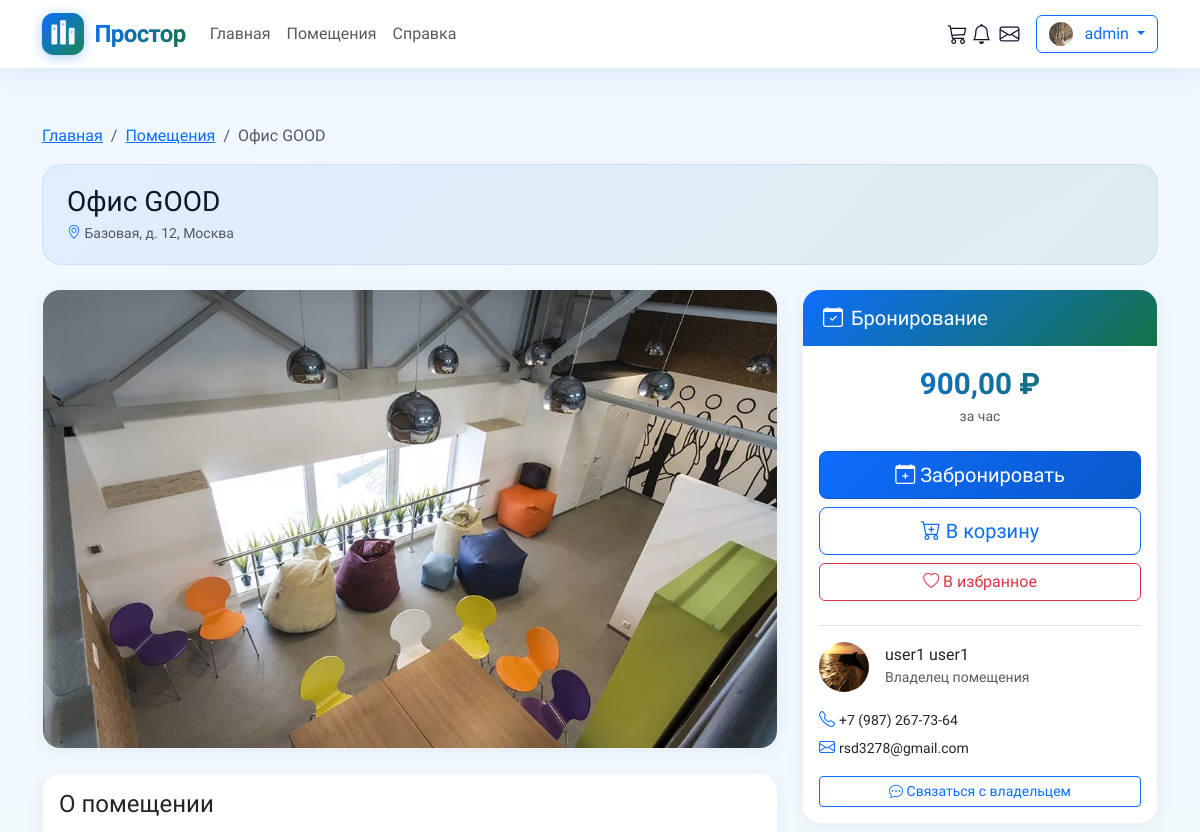
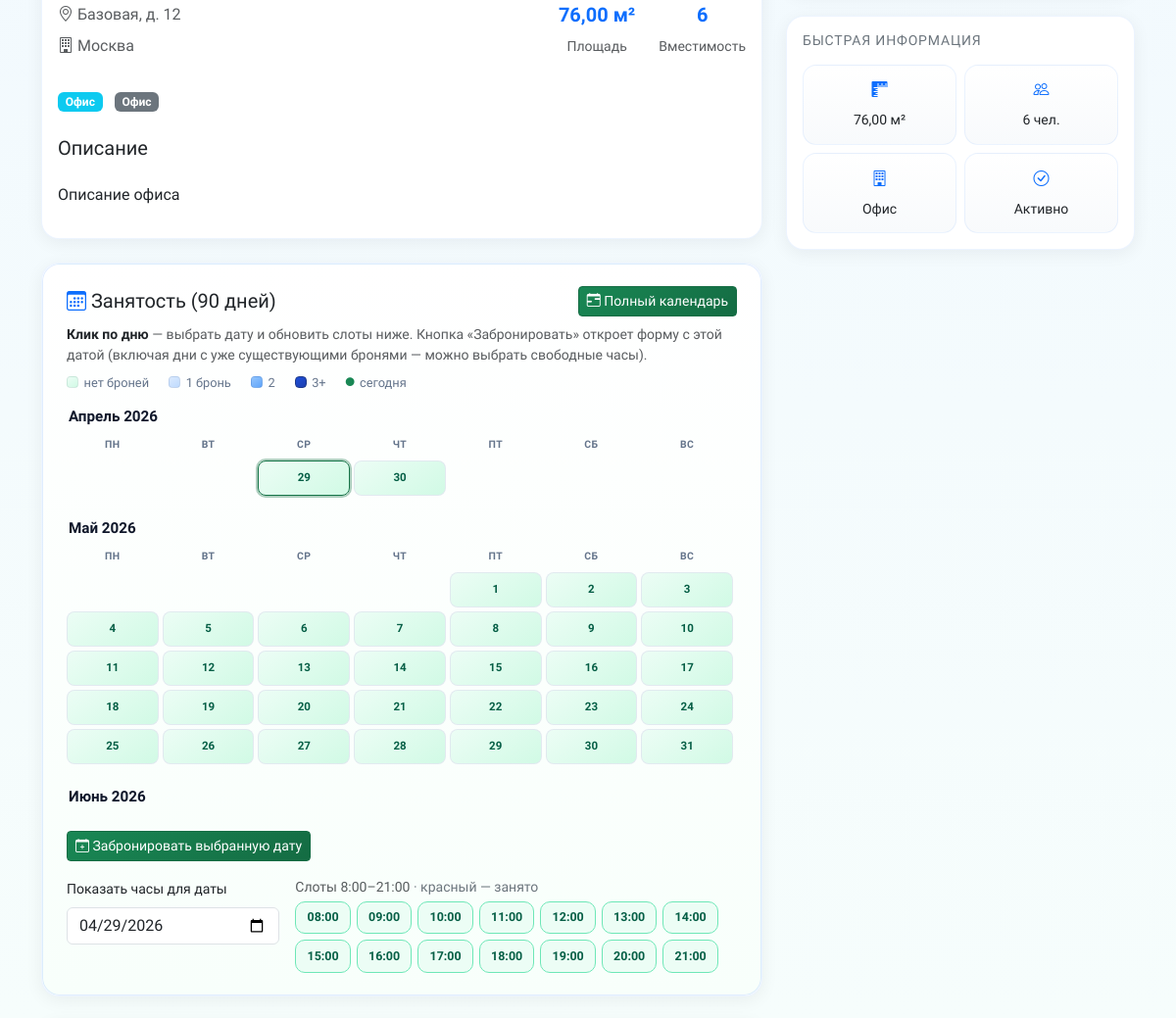
The page /properties/good-f2dbf7d2/ (signed in, upper part) on the database as committed earlier (2 pictures, top to bottom).
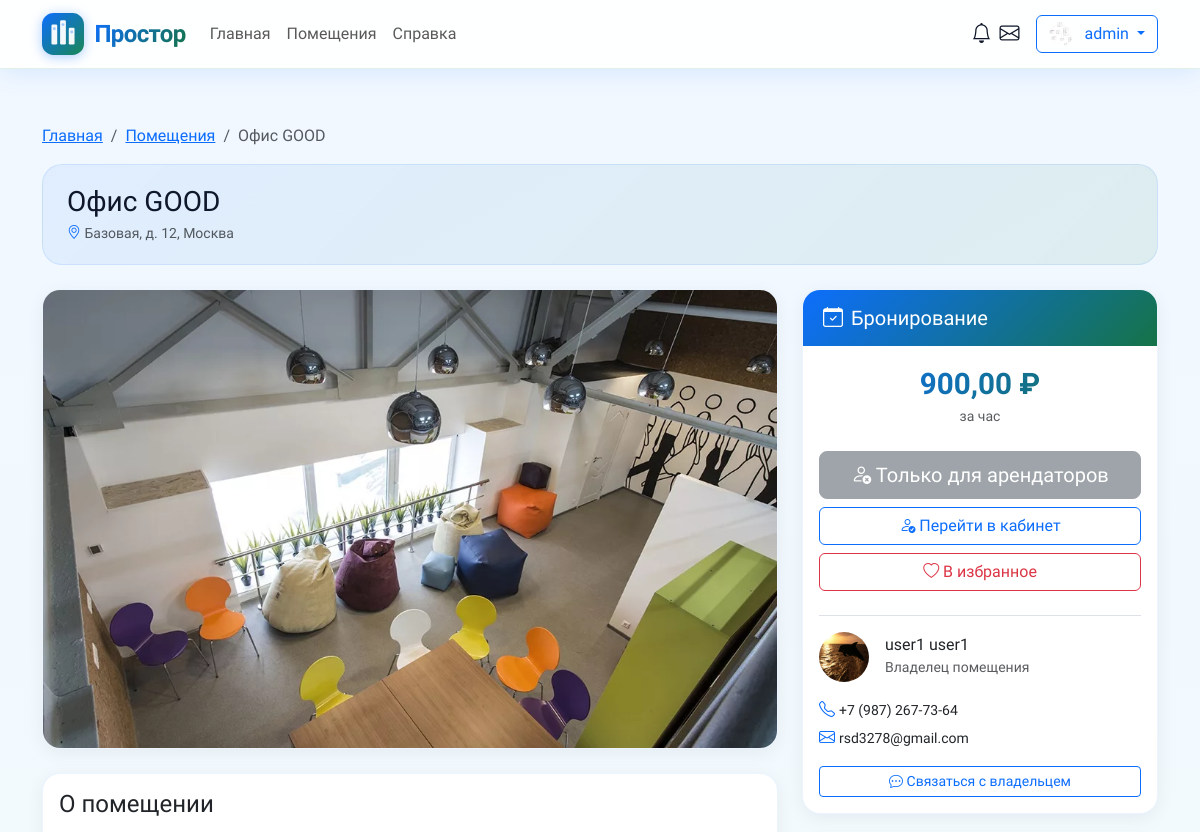
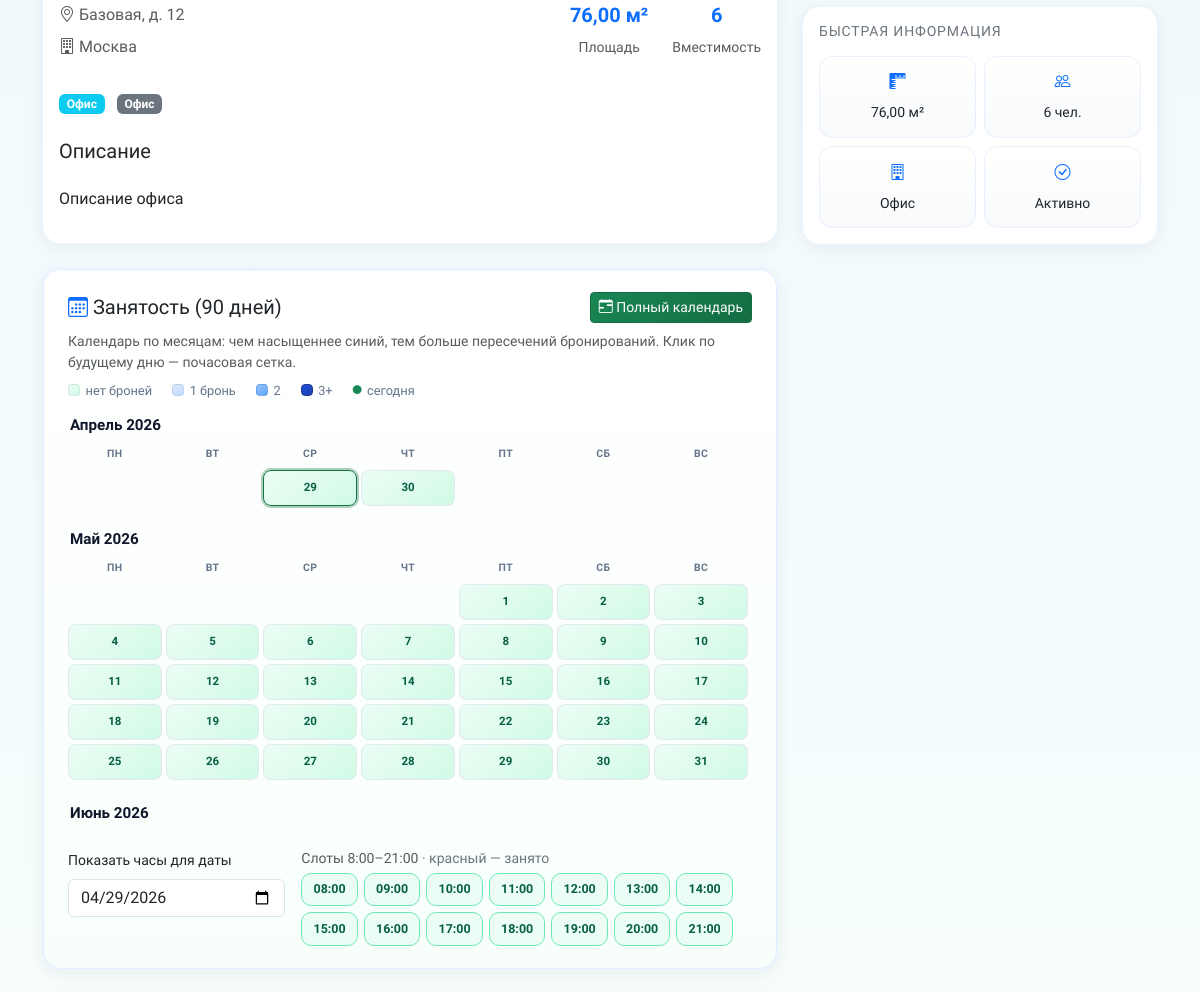
The same page on the database as committed later (2 pictures, top to bottom).
### core/models.py (models this page shows, shortened)
class User(AbstractUser):
    USER_TYPE_CHOICES = [
        ('tenant', 'Арендатор'),
        ('landlord', 'Арендодатель'),
        ('admin', 'Администратор'),
    ]
    user_type = models.CharField(
        max_length=20,
        choices=USER_TYPE_CHOICES,
        default='tenant',
        verbose_name='Тип пользователя'
    )
    avatar = models.ImageField(
        upload_to='avatars/',
        null=True,
        blank=True,
        verbose_name='Аватар'
    )
    phone = models.CharField(
        max_length=20,
        blank=True,
        null=True,
        verbose_name='Телефон'
    )
    company_name = models.CharField(
        max_length=100,
        blank=True,
        null=True,
        verbose_name='Название компании'
    )
    email_verified = models.BooleanField(
        default=False,
        verbose_name='Email подтвержден'
    )
    phone_verified = models.BooleanField(
        default=False,
        verbose_name='Телефон подтвержден'
    )
    class Meta:
        verbose_name = 'Пользователь'
        verbose_name_plural = 'Пользователи'

### core/views.py (the view)
# urls.py: path('properties/<slug:slug>/', views.property_detail, name='property_detail'),
def property_detail(request, slug):
    property_obj = get_object_or_404(
        Property.objects.select_related('landlord', 'category')
        .prefetch_related('amenities', 'images'),
        slug=slug,
        status='active'
    )
    Property.objects.filter(pk=property_obj.pk).update(views_count=F('views_count') + 1)
    property_obj.refresh_from_db()
    rid = property_obj.id
    visited = request.session.get('recently_viewed_properties', [])
    if not isinstance(visited, list):
        visited = []
    if rid in visited:
        visited.remove(rid)
    visited.insert(0, rid)
    request.session['recently_viewed_properties'] = visited[:15]
    reviews = Review.objects.filter(
        property=property_obj,
        status='approved'
    ).select_related('user').order_by('-created_at')
    reviews_paginator = Paginator(reviews, 5)
    reviews_page = request.GET.get('reviews_page')
    reviews_page_obj = reviews_paginator.get_page(reviews_page)
    is_favorite = False
    if request.user.is_authenticated:
        is_favorite = Favorite.objects.filter(
            user=request.user,
            property=property_obj
        ).exists()
    in_cart = False
    if request.user.is_authenticated:
        in_cart = Cart.objects.filter(
            user=request.user,
            property=property_obj
        ).exists()
    today = timezone.now().date()
    occupancy_days, hourly_by_date, _ = build_property_occupancy(property_obj, today, 90)
    occupancy_month_blocks = occupancy_days_to_month_blocks(occupancy_days)
    similar_properties = Property.objects.filter(
        status='active',
        property_type=property_obj.property_type,
        city=property_obj.city
    ).exclude(id=property_obj.id).select_related('landlord')[:5]
    context = {
        'property': property_obj,
        'reviews': reviews_page_obj,
        'is_favorite': is_favorite,
        'in_cart': in_cart,
        'occupancy_days': occupancy_days,
        'occupancy_month_blocks': occupancy_month_blocks,
        'hourly_occupancy_json': json.dumps(hourly_by_date),
        'similar_properties': similar_properties,
        'today': today.strftime('%Y-%m-%d'),
        'title': property_obj.title
    }
    return render(request, 'core/property_detail.html', context)

### core/context_processors.py (called while the page is built)
def tenant_cart(request):
    if request.user.is_authenticated and getattr(request.user, 'user_type', None) == 'tenant':
        return {'cart_items_count': Cart.objects.filter(user=request.user).count()}
    return {'cart_items_count': 0}

def notifications_context(request):
    if request.user.is_authenticated:
        unread_count = Notification.objects.filter(
            user=request.user,
            is_read=False
        ).count()
        unread_messages_count = Message.objects.filter(
            recipient=request.user,
            is_read=False,
        ).count()
        recent_notifications = Notification.objects.filter(
            user=request.user
        ).order_by('-created_at')[:5]
        return {
            'unread_notifications_count': unread_count,
            'unread_messages_count': unread_messages_count,
            'recent_notifications': recent_notifications,
        }
    return {
        'unread_notifications_count': 0,
        'unread_messages_count': 0,
        'recent_notifications': [],
    }

### templates/core/property_detail.html (shortened to what the changed rows need)
{% extends 'base.html' %}
{% block content %}
<div class="container py-4 py-lg-5">
    <div class="pd-hero">
        <h1 class="h3 mb-1">{{ property.title }}</h1>
    </div>
    <div class="row">
        <div class="col-lg-8">
            <div class="card pd-card mb-4">
                <div class="card-body">
                    <h2 class="h4 mb-3">О помещении</h2>
                </div>
            </div>
            <div class="card pd-card mb-4 border-0">
                <div class="card-body occ-wrap">
                    <div class="d-flex flex-wrap justify-content-between align-items-center gap-2 mb-2">
                        <h2 class="h5 mb-0"><i class="bi bi-calendar3 text-primary"></i> Занятость (90 дней)</h2>
                        <a href="{% url 'booking_calendar' property.id %}" class="btn btn-sm btn-success">
                        </a>
                    </div>
                    <p class="text-muted small mb-2">
                        {% if user.is_authenticated and user.user_type == 'tenant' %}
                        <strong class="text-dark">Клик по дню</strong> — выбрать дату и обновить слоты ниже. Кнопка «Забронировать» откроет форму с этой датой (включая дни с уже существующими бронями — можно выбрать свободные часы).
                        {% else %}
                        Календарь по месяцам: чем насыщеннее синий, тем больше пересечений бронирований. Клик по будущему дню — почасовая сетка.
                        {% endif %}
                    </p>
                    <div class="occ-legend">
                        <span><span class="occ-dot occ-l0"></span> нет броней</span>
                        <span><span class="occ-dot occ-l1"></span> 1 бронь</span>
                        <span><span class="occ-dot occ-l2"></span> 2</span>
                        <span><span class="occ-dot occ-l3"></span> 3+</span>
                        <span><i class="bi bi-circle-fill text-success" style="font-size:0.55rem;"></i> сегодня</span>
                    </div>
                    <div class="occ-months mb-3" title="Занятость по дням (90 дней)">
                        {% for block in occupancy_month_blocks %}
                        <div class="occ-month-block">
                        </div>
                        {% endfor %}
                    </div>
                    {% if user.is_authenticated and user.user_type == 'tenant' %}
                    <div class="mb-3">
                        <a href="{% url 'create_booking' property.id %}?date={{ today }}" id="occBookBtn" class="btn btn-success btn-sm">
                            <i class="bi bi-calendar-plus"></i> Забронировать выбранную дату
                        </a>
                    </div>
                    {% endif %}
                    <div class="row g-3">
                        <div class="col-md-4">
                        </div>
                        <div class="col-md-8">
                        </div>
                    </div>
                </div>
            </div>
        </div>
        <div class="col-lg-4">
            <div class="card pd-card mb-4">
                <div class="card-body">
                    <div class="d-grid gap-2">
                        {% if user.is_authenticated and user.user_type == 'tenant' %}
                        <a href="{% url 'create_booking' property.id %}" class="btn btn-primary btn-lg">
                            <i class="bi bi-calendar-plus"></i> Забронировать
                        </a>
                        <a href="{% url 'cart_add' property.id %}" class="btn btn-outline-primary btn-lg">
                            <i class="bi bi-cart-plus"></i> В корзину
                        </a>
                        {% elif user.is_authenticated and user.user_type != 'tenant' %}
                        <button class="btn btn-secondary btn-lg" disabled>
                            <i class="bi bi-person-x"></i> Только для арендаторов
                        </button>
                        <a href="{% url 'dashboard' %}" class="btn btn-outline-primary">
                            <i class="bi bi-person-check"></i> Перейти в кабинет
                        </a>
                        {% endif %}
                        {% if user.is_authenticated %}
                        <form method="post" action="{% url 'toggle_favorite' property.id %}" class="d-grid">
                            <button type="submit" class="btn {% if is_favorite %}btn-danger{% else %}btn-outline-danger{% endif %}">
                            </button>
                        </form>
                        {% endif %}
                    </div>
                </div>
            </div>
        </div>
    </div>
</div>
{% endblock %}

### templates/base.html (shortened to what this page needs)
{% load static %}
<!DOCTYPE html>
<html lang="ru">
<head>
    <link href="https://cdn.jsdelivr.net/npm/bootstrap@5.3.0/dist/css/bootstrap.min.css" rel="stylesheet">
    <link rel="stylesheet" href="{% static 'css/style.css' %}">
    <link rel="stylesheet" href="https://cdn.jsdelivr.net/npm/bootstrap-icons@1.10.0/font/bootstrap-icons.css">
    <link rel="stylesheet" href="https://cdnjs.cloudflare.com/ajax/libs/font-awesome/6.4.0/css/all.min.css">
</head>
<body>
    <nav class="navbar navbar-expand-lg navbar-light bg-white fixed-top">
        <div class="container">
            <a class="navbar-brand" href="{% url 'home' %}" aria-label="Простор — на главную">
                <span class="brand-wordmark fs-4">Простор</span>
            </a>
            <div class="collapse navbar-collapse" id="navbarNav">
                <ul class="navbar-nav me-auto">
                    <li class="nav-item">
                        <a class="nav-link" href="{% url 'home' %}">Главная</a>
                    </li>
                    <li class="nav-item">
                        <a class="nav-link" href="{% url 'property_list' %}">Помещения</a>
                    </li>
                    <li class="nav-item">
                        <a class="nav-link" href="{% url 'help' %}">Справка</a>
                    </li>
                </ul>
                <div class="d-flex align-items-center">
                    {% if user.is_authenticated %}
                        {% if user.user_type == 'tenant' %}
                        <a class="nav-link position-relative me-1 py-2" href="{% url 'cart_detail' %}" title="Корзина">
                            <i class="bi bi-cart3 fs-5"></i>
                        </a>
                        {% endif %}
                        <div class="dropdown me-2">
                            <a class="nav-link position-relative" href="#" id="notificationsDropdown" role="button"
                               data-bs-toggle="dropdown" aria-expanded="false" title="Уведомления">
                                <i class="bi bi-bell fs-5"></i>
                            </a>
                        </div>
                        <div class="dropdown me-3">
                            <a class="nav-link position-relative" href="#" id="messagesDropdown" role="button"
                               data-bs-toggle="dropdown" aria-expanded="false" title="Сообщения">
                                <i class="bi bi-envelope fs-5"></i>
                            </a>
                        </div>
                        <div class="dropdown">
                            <button class="btn btn-outline-primary dropdown-toggle" type="button"
                                    data-bs-toggle="dropdown">
                                {% if user.avatar %}
                                    <img src="{{ user.avatar.url }}" class="rounded-circle me-2"
                                         width="24" height="24" alt="Аватар">
                                {% else %}
                                    <i class="bi bi-person-circle me-2"></i>
                                {% endif %}
                                {{ user.username }}
                            </button>
                        </div>
                    {% else %}
                        <a href="{% url 'login' %}" class="btn btn-outline-primary me-2">Войти</a>
                        <a href="{% url 'register' %}" class="btn btn-primary">Регистрация</a>
                    {% endif %}
                </div>
            </div>
        </div>
    </nav>
    <main>
        {% block content %}{% endblock %}
    </main>
</body>
</html>

Rows that differ between the two databases and show on the page:
changed User "admin": avatar: a different picture; user_type "tenant" → "admin" (drawn)
Other text that changed with them:
text no longer shown: "Клик по дню — выбрать дату и обновить слоты ниже. Кнопка «Забронировать» откроет форму с этой датой (включая дни с уже существующими бронями — можно выбрать свободные часы). Забронировать выбранную дату Забронировать В корзину"
text now shown: "Календарь по месяцам: чем насыщеннее синий, тем больше пересечений бронирований. Клик по будущему дню — почасовая сетка. Только для арендаторов Перейти в кабинет"
